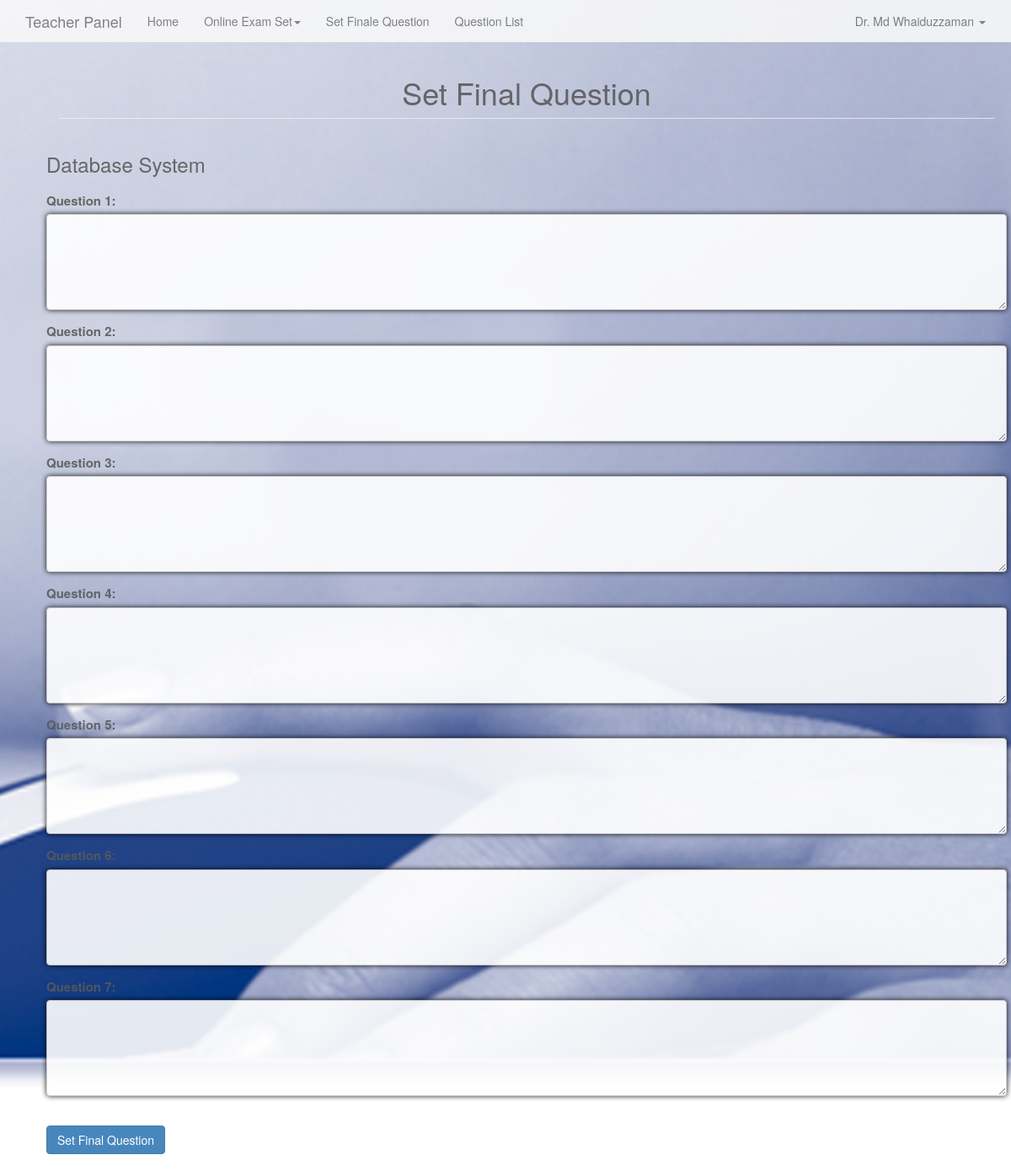
/teacher/set_question_normal.php?fe_id=7 (signed in), run on the app's committed database.
### tables this page shows
CREATE TABLE `teacher` (
  `t_id` int(11) NOT NULL,
  `t_name` varchar(100) NOT NULL,
  `t_uname` varchar(100) NOT NULL,
  `t_password` varchar(100) NOT NULL,
  `t_email` varchar(100) NOT NULL
);

CREATE TABLE `finale_exam` (
  `fe_id` int(11) NOT NULL,
  `t_id` int(11) NOT NULL,
  `sub_id` int(11) NOT NULL,
  `status` varchar(100) NOT NULL
);

CREATE TABLE `subject` (
  `sub_id` int(11) NOT NULL,
  `sub_name` varchar(100) NOT NULL,
  `sem_id` int(11) NOT NULL
);

### includes/function.php (called while the page is built, shortened)
<?php
function protect($string) {
	$protection = htmlspecialchars(trim($string), ENT_QUOTES);
	return $protection;
}
function teacher_info($t_id,$value) {
	global $db;
	$query = $db->query("SELECT * FROM teacher WHERE t_id='$t_id'");
	$row = $query->fetch_assoc();
	return $row[$value];
}
function is_teacher_Loggedin(){
	if (isset($_SESSION['t_id'])) {
			return true;
	} else {
		return false;
	}
}
?>

### teacher/set_question_normal.php (the view, shortened to what this page needs)
<?php
	include('header.php');
?>
<?php if(is_teacher_Loggedin()):?>
  <?php
    $fe_id= protect($_GET['fe_id']);
  ?>
  <div class="container fluid">
    <div class="panel-heading">
        <h1 class="sub-header" align="center">Set Final Question</h1>
    </div>
    <?php
      $query = $db->query("select * from subject inner join finale_exam on subject.sub_id=finale_exam.sub_id where fe_id='$fe_id'");
      $rows = $query->fetch_assoc();
      echo '<h3>'.$rows['sub_name'].'</h3>'
    ?>
    <form action="" method="POST">
      <div class="form-group shadow-textarea">
        <label for="fquestion[]">Question 1:</label>
        <textarea required class="form-control" rows="5" id="fquestion[]" name="fquestion[]"></textarea>
      </div>
      <div class="form-group">
        <label for="fquestion[]">Question 2:</label>
        <textarea required class="form-control" rows="5" id="fquestion[]" name="fquestion[]"></textarea>
      </div>
      <div class="form-group">
        <label for="fquestion[]">Question 3:</label>
        <textarea required class="form-control" rows="5" id="fquestion[]" name="fquestion[]"></textarea>
      </div>
      <div class="form-group">
        <label for="fquestion[]">Question 4:</label>
        <textarea required class="form-control" rows="5" id="fquestion[]" name="fquestion[]"></textarea>
      </div>
      <div class="form-group">
        <label for="fquestion[]">Question 5:</label>
        <textarea required class="form-control" rows="5" id="fquestion[]" name="fquestion[]"></textarea>
      </div>
      <div class="form-group">
        <label for="fquestion[]">Question 6:</label>
        <textarea required class="form-control" rows="5" id="fquestion[]" name="fquestion[]"></textarea>
      </div>
      <div class="form-group">
        <label for="fquestion[]">Question 7:</label>
        <textarea required class="form-control" rows="5" id="fquestion[]" name="fquestion[]"></textarea>
      </div>
      <div>
        <br><input type="submit" name="submit" Value="Set Final Question" class="btn btn-primary">
      </div>
    </form>
  </div>
<?php else:?>
<?php header('Location: signin.php');  ?>
<?php endif?>
<?php
	include('footer.php');
?>

### teacher/header.php (shortened to what this page needs)
<?php
  include('../includes/connect.php');
  include('../includes/function.php');
?>
<!DOCTYPE html>
<html lang="en">
  <head>
    <link href="../assets/css/bootstrap.min.css" rel="stylesheet">
    <link href="../assets/css/ie10-viewport-bug-workaround.css" rel="stylesheet">
    <link href="../assets/css/dashboard.css" rel="stylesheet">
    <link href="../assets/css/carousel.css" rel="stylesheet">
    <link href="../assets/css/signin.css" rel="stylesheet">
  </head>
  <body>
    <div class="">
    <nav class="navbar navbar-default navbar-fixed-top">
      <div class="container">
        <div class="navbar-header">
          <a class="navbar-brand" href="signin.php">Teacher Panel</a>
        </div>
        <div id="navbar" class="navbar-collapse collapse">
          <ul class="nav navbar-nav">
            <li class=""><a href="../index.php">Home</a></li>
            <?php if(is_teacher_Loggedin()):?>
            <li class="dropdown">
              <a href="#" class="dropdown-toggle" data-toggle="dropdown" role="button" aria-haspopup="true" aria-expanded="false">Online Exam Set<span class="caret"></span></a>
            </li>
            <li><a href="set_finale_question.php">Set Finale Question</a></li>
            <li><a href="question_list.php">Question List</a></li>
            <?php else:?>
            <?php endif?>
          </ul>
          <ul class="nav navbar-nav navbar-right">
            <?php if(is_teacher_Loggedin()):?>
            <li class="dropdown">
              <a href="#" class="dropdown-toggle active" data-toggle="dropdown" role="button" aria-haspopup="true" aria-expanded="false"><?php echo teacher_info($_SESSION['t_id'],'t_name'); ?> <span class="caret"></span></a>
            </li>
            <?php endif?>
          </ul>
        </div>
      </div>
    </nav>
    <div class="container-fluid">
      <div class="row">
        <div class="col-sm-12 main">

### assets/css/dashboard.css (style rules this page uses)
body { padding-top: 50px; }
.sub-header { padding-bottom: 10px; border-bottom: 1px solid #eee; }
.navbar-fixed-top { border: 0; }
.main { padding: 20px; }
@media (min-width: 768px) { .main { padding-right: 40px; padding-left: 40px; } }

### assets/css/carousel.css (style rules this page uses)
body { padding-bottom: 40px; color: #5a5a5a; }

### assets/css/signin.css (style rules this page uses)
body { padding-top: 40px; padding-bottom: 40px; background-color: #eee; }

### teacher/header.php (style rules this page uses)
body { background-image: url("../assets/img/banner-bg.jpg"); height: 100vh; -webkit-background-size: cover; background-size: cover; background-position: center; opacity: .9; background-attachment: fixed; }

### teacher/set_question_normal.php (style rules this page uses)
label { font-size : 15px; }
:required { box-shadow:0 0 6px black; }

### data on the page
teacher: t_name "Dr. Md Whaiduzzaman"
finale_exam: sub.sub_name "Database System"
